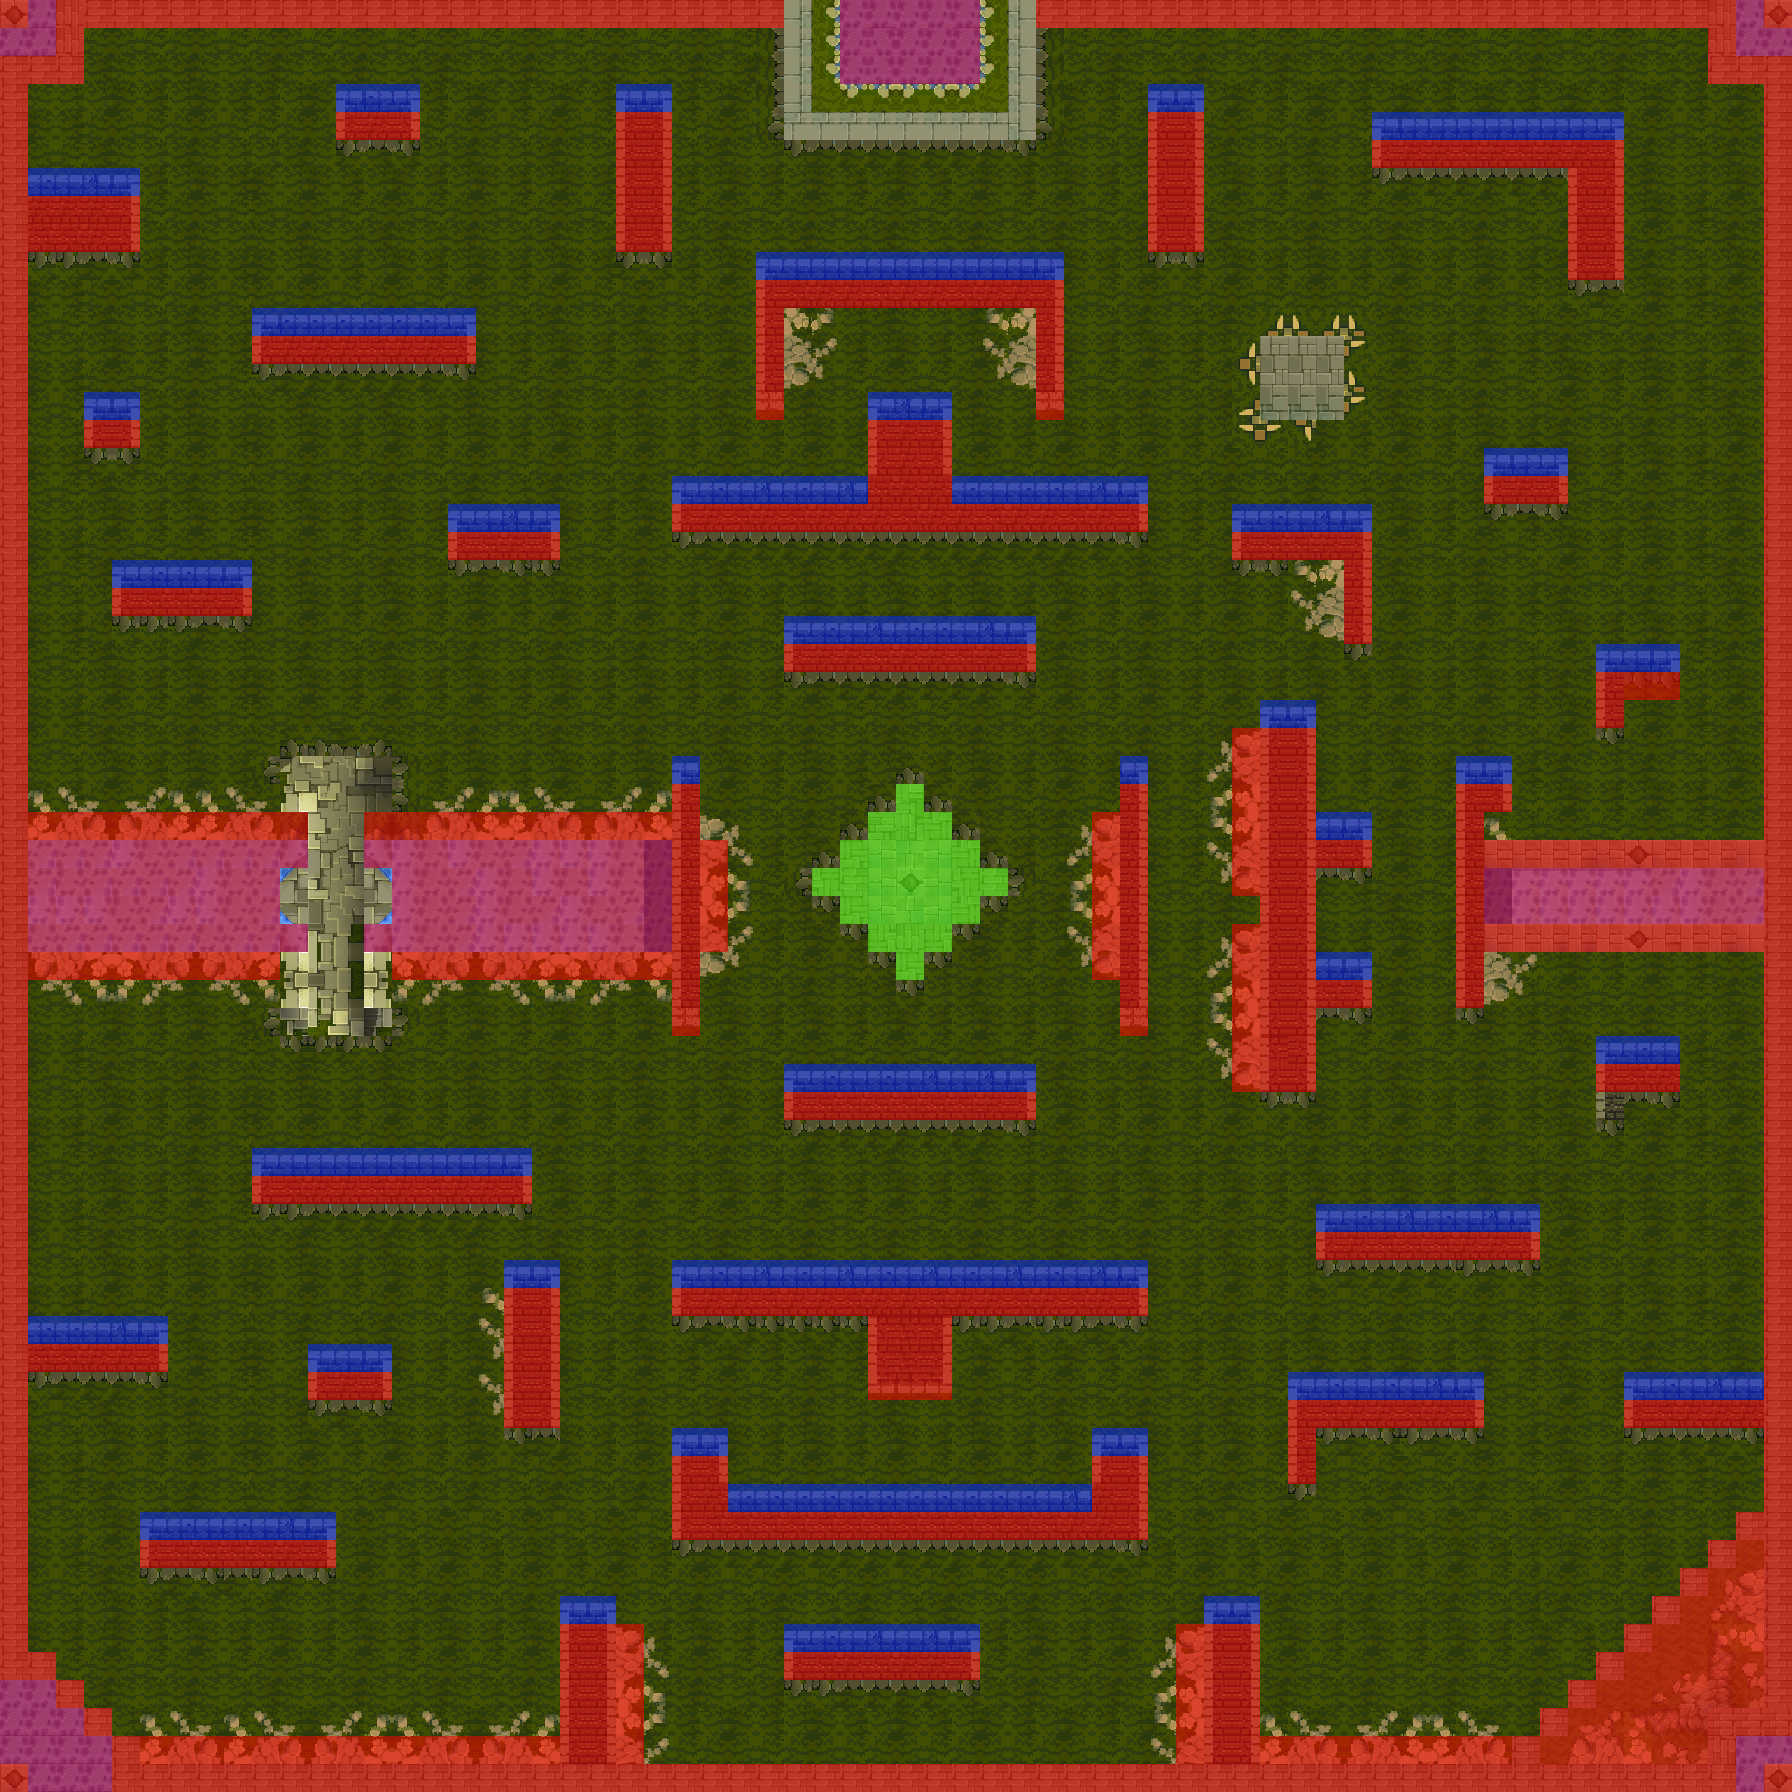

Tiled map render using the project's own tile images. Description and the map definition, with tile-layer contents summarised, below:
An orthogonal 64x64 tile map with 28x28 px tiles, 4 tile layers (Grass, Walls, FOW, Collisions), 4 tilesets.

<map version="1.2" tiledversion="1.2.0" orientation="orthogonal" renderorder="right-down" width="64" height="64" tilewidth="28" tileheight="28" infinite="0" nextlayerid="5" nextobjectid="1">
 <tileset firstgid="1" name="1_0" tilewidth="28" tileheight="28" tilecount="130" columns="10">
  <image source="1_0.png" width="280" height="364" />
 </tileset>
 <tileset firstgid="131" name="6_0" tilewidth="28" tileheight="28" tilecount="144" columns="12">
  <image source="6_0.png" width="336" height="336" />
 </tileset>
 <tileset firstgid="275" name="Colliders" tilewidth="28" tileheight="28" tilecount="3" columns="3">
  <image source="Colliders.png" width="84" height="28" />
  <tile id="2">
   <properties>
    <property name="Collisons" type="bool" value="true" />
   </properties>
  </tile>
 </tileset>
 <tileset firstgid="278" name="tiles" tilewidth="28" tileheight="28" tilecount="72" columns="9">
  <image source="tiles.png" width="262" height="244" />
 </tileset>
 <layer id="1" name="Grass" width="64" height="64">
  <data>[4096 cells, 4096 non-empty, 9 distinct tile ids]</data>
 </layer>
 <layer id="2" name="Walls" width="64" height="64">
  <data>[4096 cells, 1591 non-empty, 96 distinct tile ids]</data>
 </layer>
 <layer id="3" name="FOW" width="64" height="64">
  <data>[4096 cells, 204 non-empty, 6 distinct tile ids]</data>
 </layer>
 <layer id="4" name="Collisions" width="64" height="64" opacity="0.65">
  <properties>
   <property name="Navigation" type="int" value="1" />
   <property name="Nodraw" type="int" value="1" />
  </properties>
  <data>[4096 cells, 1105 non-empty, 5 distinct tile ids]</data>
 </layer>
</map>
